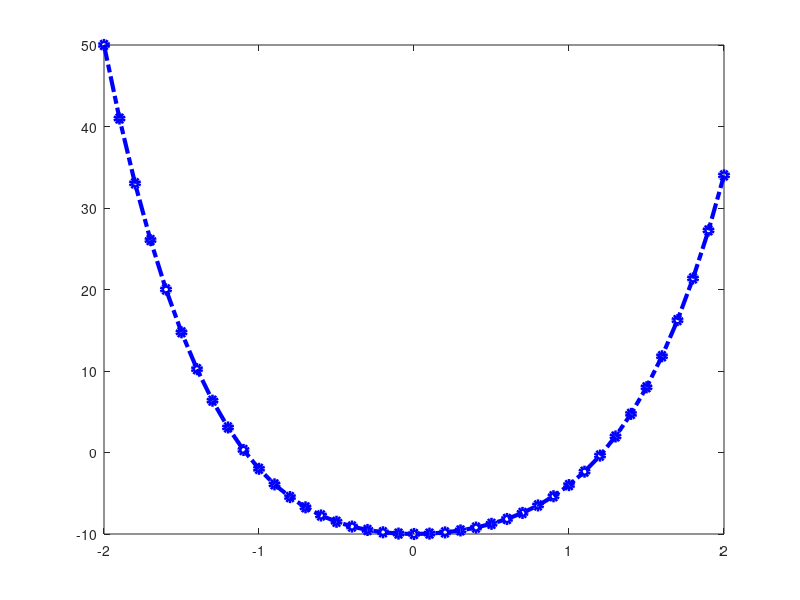
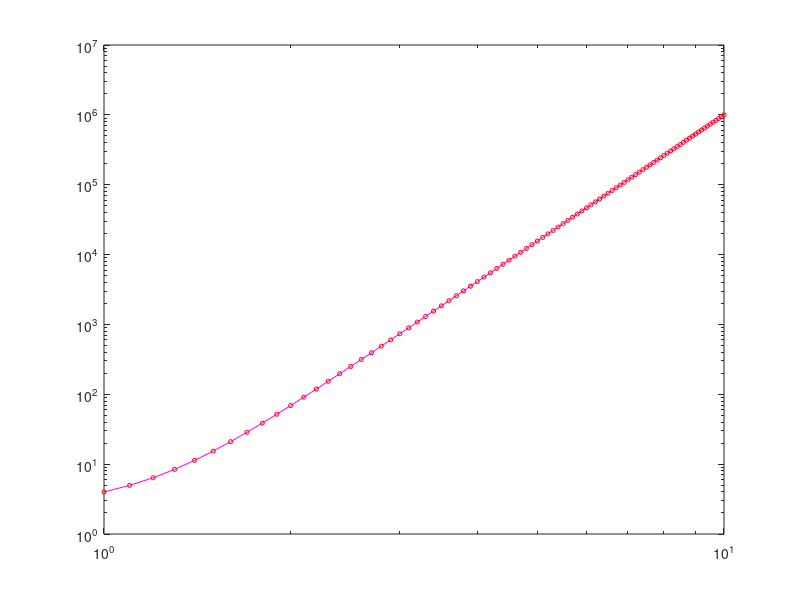
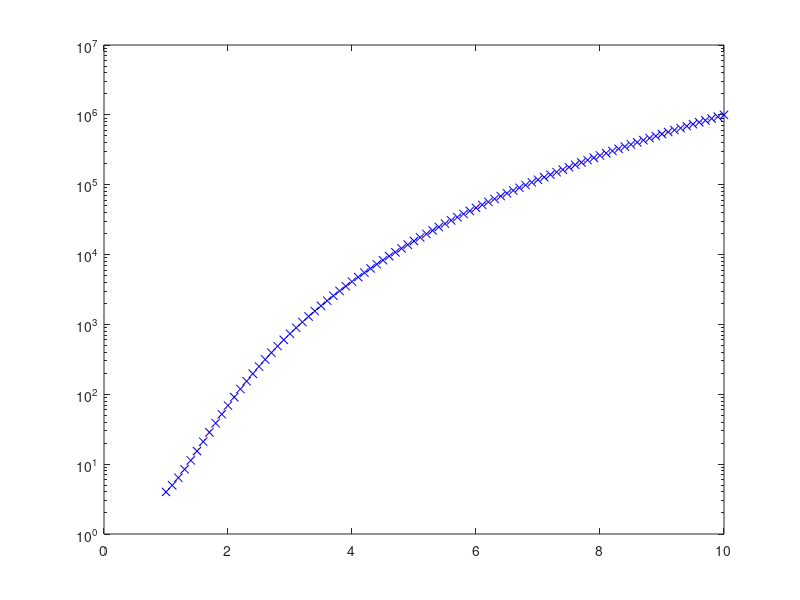

These figures' MATLAB source, in order:
x=-2:0.1:2;
%a fost creat vectorul abscisa x ale carui elemente apartin intervalului [-2;2]

y=2*x.^4-x.^3+5*x.^2-10;
%a fost creat vectorul ordonata y prin efectuarea formulei pentru fiecare element din vectorul x,y avand acelasi numar de elemente ca x

figure;
%se creaza o noua fereastra figura

plot(x,y,'g-');
%reprezentarea grafica a functiei in coordonate liniare cu o linie continua,de culoare verde,fara marcatori

plot(x,y,'c:.');
%reprezentarea grafica a functiei in coordonate liniare cu o linie punctata,de culoare albastru-deschis,cu marcatori de tipul punct

plot(x,y,'k--^');
%reprezentarea grafica a functiei in coordonate liniare cu o linie intrerupta,neagra,cu marcatori de tipul triunghi isoscel cu varful in sus

h1=plot(x,y,'m-.d');
%reprezentarea grafica a functiei in coordonate liniare cu linie de tipul linie-punct,de culoare mov,cu marcatori de tipul diamant si salvarea identificatorului in variabila h1

figure;
%se creaza o noua fereastra figura

x1=1:0.1:10;
%a fost creat vectorul abscisa x ale carui elemente apartin intervalului [1;10]

y1=x1.^6+2*x1+1;
%a fost creat vectorul ordonata y1 prin efectuarea formulei pentru fiecare element din vectorul x1,y1 avand acealsi numar de elemente ca x1

h2=loglog(x1,y1,'m--o');
%reprezentarea grafica in coordonate logaritmice a functiei cu o linie intrerupta,de culoare mov,cu marcatori de tipul cerc si salvarea indentificatorului in variabila h2

figure;
%se creaza o noua fereastra figura

semilogx(x1,y1,'b:*');
%reprezentarea grafica a functiei in coordonate semilogaritmice dupa axa x cu linie punctata,de culoare albastra,cu marcatori de tipul asterics

h3=semilogy(x1,y1,'r:s');
%reprezentarea grafica a functiei in coordonate semilogaritmice dupa axa y cu linie punctata,rosie,cu marcatori de tipul patrat si salvarea identificatorului in variabila h3

figure(1);
%se face curenta figura a carei identificator este h1

set(h1,'Color','b','LineWidth',3,'Marker','o');
%pentru figura al carei identificator este h1 culoarea liniei a fost schimbata in albastru,grosimea liniei a fost facuta 4 si a fost adaugat marker de tipul cerc

figure(2);
%se face curenta figura a carei identificator este h2

set(h2,'LineStyle','-','MarkerSize',3,'MarkerEdgeColor','r');
%pentru figura al carei identificator este h2 schimba linia din intrerupta in continua,modifica dimensiunea marcatorului in 3 si stabileste culoarea de contur a marcatorului in rosu

figure(3);
%se face curenta figura a carei identificator este h3

set(h3,'Marker','x','MarkerEdgeColor','b','MarkerFaceColor','g');
%pentru figura al carei identificator este h3 tipul marcatorului este schimbat in x,culoarea de contur a marcatorului se face albastru,culoarea interioara a marcatorului se face verde